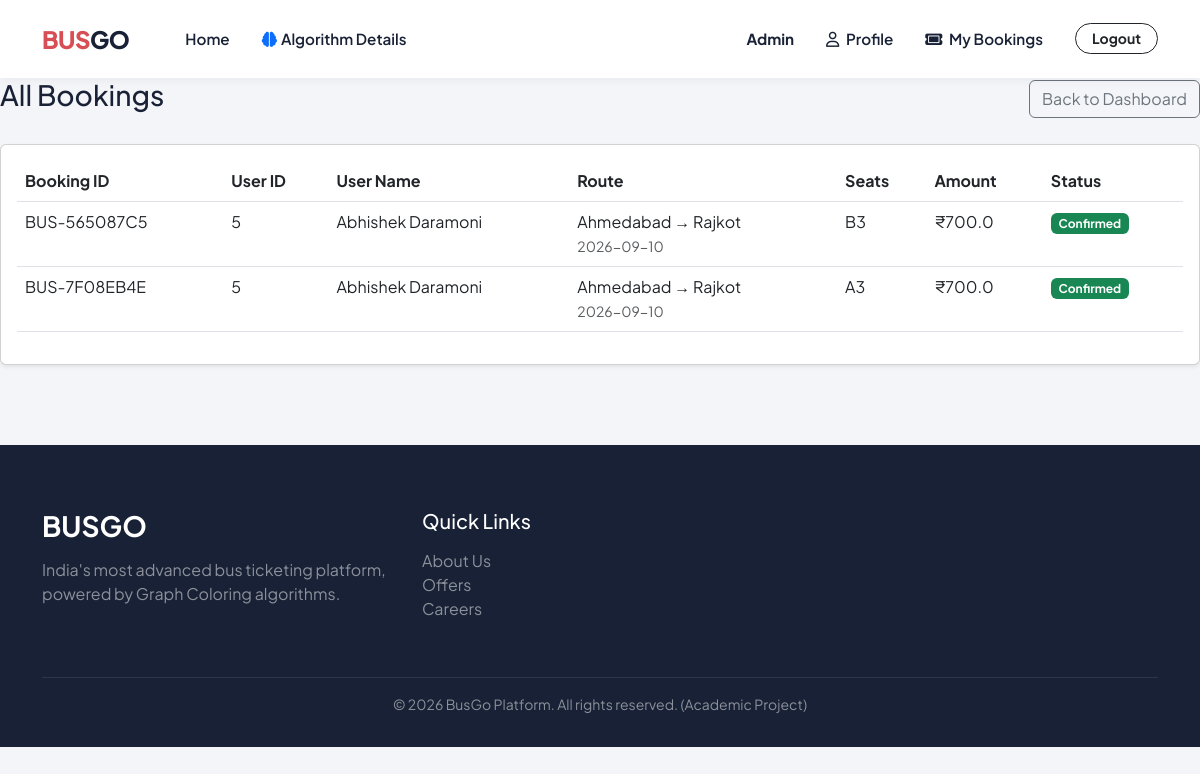
Screenshot of /admin/bookings (signed in) with the database file from the repository.
### models/booking.py (models this page shows)
class Booking(db.Model):
    id = db.Column(db.Integer, primary_key=True)
    user_id = db.Column(db.Integer, db.ForeignKey('user.id'), nullable=False)
    bus_id = db.Column(db.Integer, db.ForeignKey('bus.id'), nullable=False)
    journey_date = db.Column(db.String(50), nullable=False)
    booking_date = db.Column(db.DateTime, default=datetime.utcnow)
    passenger_count = db.Column(db.Integer, nullable=False)
    seat_numbers = db.Column(db.String(200), nullable=False) # comma separated
    total_amount = db.Column(db.Float, nullable=False)
    payment_status = db.Column(db.String(50), default='Pending')
    booking_status = db.Column(db.String(50), default='Confirmed') # Confirmed, Cancelled
    booking_reference = db.Column(db.String(50), unique=True, nullable=False)
    passengers_list = db.relationship('Passenger', backref='booking', lazy=True)

### models/user.py (models this page shows)
class User(db.Model):
    id = db.Column(db.Integer, primary_key=True)
    name = db.Column(db.String(100), nullable=False)
    email = db.Column(db.String(120), unique=True, nullable=False)
    password_hash = db.Column(db.String(256), nullable=False)
    role = db.Column(db.String(20), default='user')  # 'user' or 'admin'
    created_at = db.Column(db.DateTime, default=datetime.utcnow)
    bookings = db.relationship('Booking', backref='user', lazy=True)

### models/bus.py (models this page shows)
class Bus(db.Model):
    id = db.Column(db.Integer, primary_key=True)
    operator = db.Column(db.String(100), nullable=False)
    from_city = db.Column(db.String(100), nullable=False)
    to_city = db.Column(db.String(100), nullable=False)
    departure_time = db.Column(db.String(50), nullable=False)
    arrival_time = db.Column(db.String(50), nullable=False)
    duration = db.Column(db.String(50), nullable=False)
    bus_type = db.Column(db.String(50), nullable=False) # AC, Non-AC, Sleeper, AC Sleeper
    base_price = db.Column(db.Float, nullable=False)
    rating = db.Column(db.Float, default=0.0)
    amenities = db.Column(db.String(200)) # comma separated
    seats = db.relationship('Seat', backref='bus', lazy=True)
    bookings = db.relationship('Booking', backref='bus', lazy=True)

### routes/admin.py (the view)
@admin_bp.route('/bookings')
def bookings():
    all_bookings = Booking.query.order_by(Booking.id.desc()).all()
    return render_template('admin/bookings.html', bookings=all_bookings)

### routes/admin.py (called while the page is built)
@admin_bp.before_request
def require_admin():
    if session.get('role') != 'admin':
        flash("Admin access required", "danger")
        return redirect(url_for('main.index'))

### templates/admin/bookings.html
{% extends 'base.html' %}
{% block content %}
<div class="d-flex justify-content-between align-items-center mb-4">
    <h3>All Bookings</h3>
    <a href="{{ url_for('admin.dashboard') }}" class="btn btn-outline-secondary">Back to Dashboard</a>
</div>
<div class="card shadow-sm">
    <div class="card-body">
        <div class="table-responsive">
            <table class="table table-hover">
                <thead>
                    <tr>
                        <th>Booking ID</th>
                        <th>User ID</th>
                        <th>User Name</th>
                        <th>Route</th>
                        <th>Seats</th>
                        <th>Amount</th>
                        <th>Status</th>
                    </tr>
                </thead>
                <tbody>
                    {% for b in bookings %}
                    <tr>
                        <td>{{ b.booking_reference }}</td>
                        <td>{{ b.user_id }}</td>
                        <td>{{ b.user.name }}</td>
                        <td>{{ b.bus.from_city }} &rarr; {{ b.bus.to_city }} <br><small class="text-muted">{{ b.journey_date }}</small></td>
                        <td>{{ b.seat_numbers }}</td>
                        <td>₹{{ b.total_amount }}</td>
                        <td>
                            <span class="badge {% if b.booking_status == 'Cancelled' %}bg-danger{% else %}bg-success{% endif %}">
                                {{ b.booking_status }}
                            </span>
                        </td>
                    </tr>
                    {% endfor %}
                </tbody>
            </table>
        </div>
    </div>
</div>
{% endblock %}

### static/css/style.css (style rules this page uses)
:root { --primary: #d84e55; --primary-dark: #b83d44; --secondary: #182135; --accent: #FFC107; --success: #00c46a; --danger: #ff4d4d; --bg-main: #f4f5f8; --text-dark: #182135; --text-muted: #6b7280; --border-color: #e5e7eb; --card-shadow: 0 8px 24px rgba(0, 0, 0, 0.08); --hover-shadow: 0 12px 32px rgba(216, 78, 85, 0.15); --color-0: #fce7f3; --color-1: #fef3c7; --color-2: #d1fae5; --color-3: #e0e7ff; }
body { font-family: 'Plus Jakarta Sans', sans-serif; background-color: var(--bg-main); color: var(--text-dark); -webkit-font-smoothing: antialiased; }

### rows the page displays
Booking: booking_reference "BUS-565087C5", user_id "5", user.name "Abhishek Daramoni", bus.from_city "Ahmedabad", bus.to_city "Rajkot", journey_date "2026-09-10", seat_numbers "B3", total_amount "700.0", booking_status "Confirmed"
Booking: booking_reference "BUS-7F08EB4E", user_id "5", user.name "Abhishek Daramoni", bus.from_city "Ahmedabad", bus.to_city "Rajkot", journey_date "2026-09-10", seat_numbers "A3", total_amount "700.0", booking_status "Confirmed"
